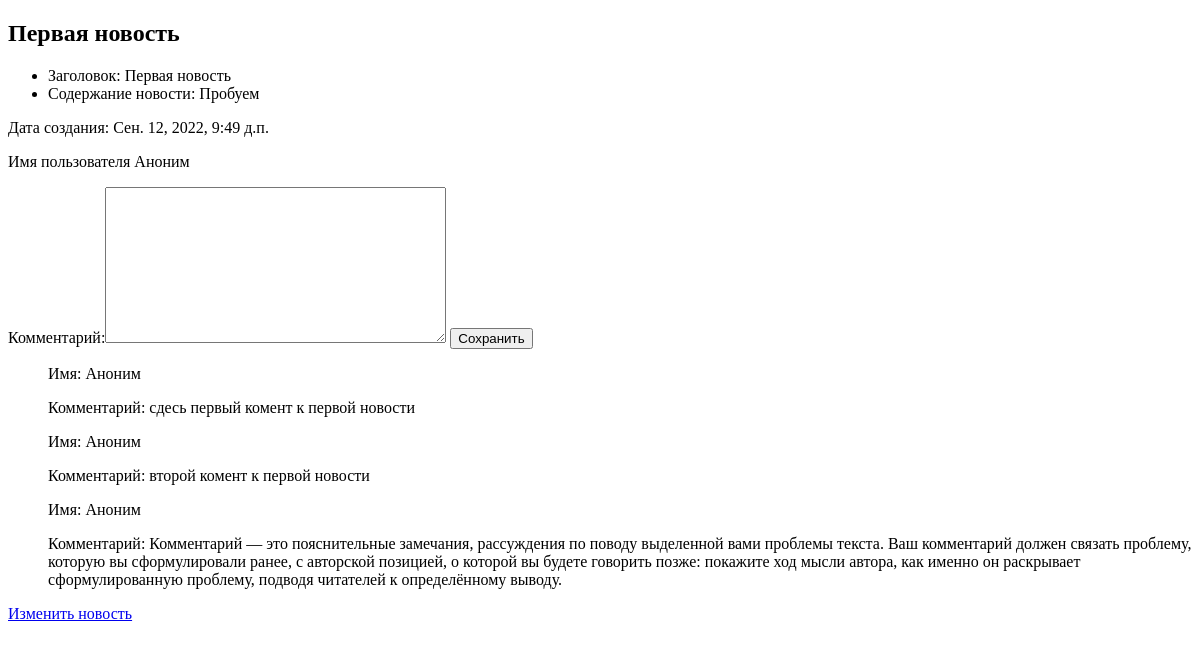
Before: /news_list/1 with the older database file.
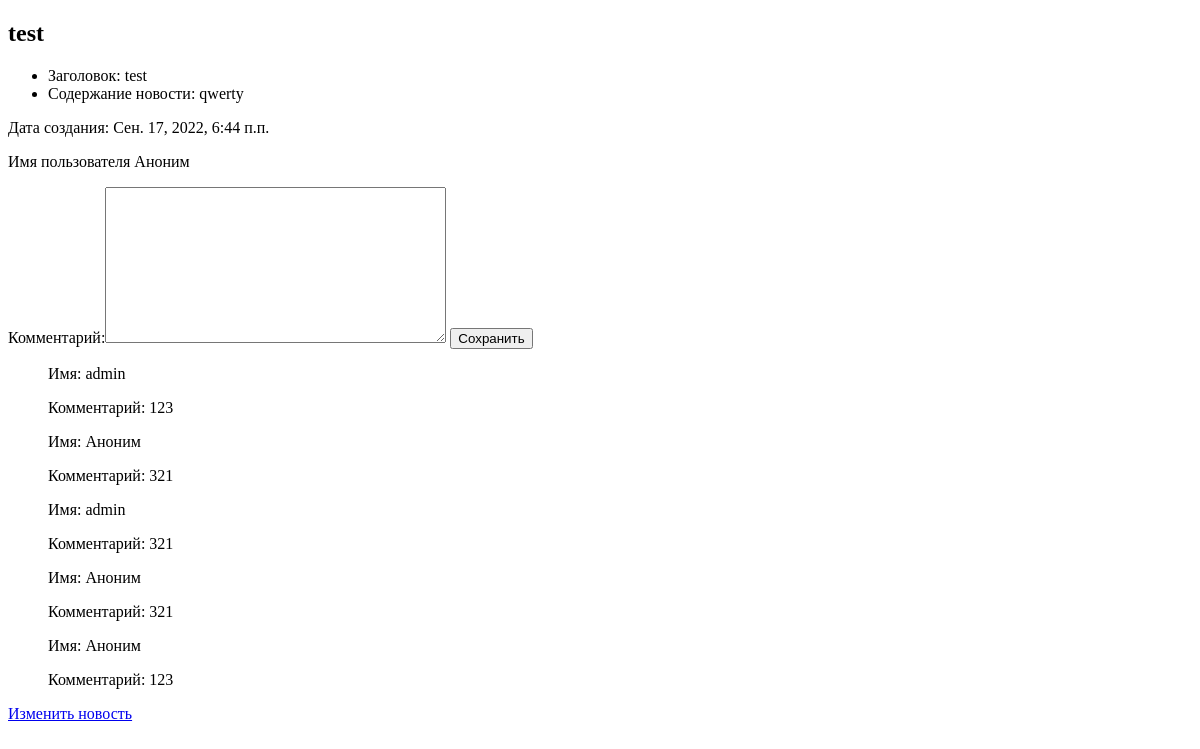
After: the same page with the newer database file.
### app_news/models.py (models this page shows, shortened)
class News(models.Model):
    objects = None
    name = models.CharField(max_length=50, verbose_name='Название')
    content = models.TextField(verbose_name='Контент')
    created_date = models.DateTimeField(auto_now_add=True, verbose_name='Дата создания')
    update = models.DateTimeField(auto_now=True, verbose_name='Дата изменения')
    active = models.BooleanField(default=None, verbose_name='Статус')
    moderate = models.BooleanField(default=False, verbose_name='Модерация')
    tag = models.CharField(max_length=50, verbose_name='Тэг', blank=True, null=True)
    class Meta:
        verbose_name = 'Новость'
        verbose_name_plural = 'Новость'
        permissions = (
            ('can_publish', 'Может публиковать'),
        )

class Comment(models.Model):
    objects = None
    name = models.CharField(max_length=50, verbose_name='Заголовок')
    email = models.EmailField(verbose_name='Эл.почта')
    body = models.TextField(verbose_name='Текст комментария')
    created = models.DateTimeField(auto_now_add=True, verbose_name='Дата создания')
    updated = models.DateTimeField(auto_now=True, verbose_name='Дата редактирования')
    active = models.BooleanField(default=True, verbose_name='Статус')
    news_com = models.ForeignKey('News', on_delete=models.CASCADE, default=None)
    users = models.ForeignKey(User, AnonymousUser, default=None, blank=True, null=True)
    anon_user = models.CharField(max_length=50, verbose_name='Имя анонима', blank=True, null=True)
    def get_description(self):
        return self.body[:15]
    get_description.short_description = 'Description'

### app_news/views.py (the view, shortened to what this page needs)
# urls.py: path('news_list/<int:pk>', NewsDetail.as_view(), name='news-detail'),
class NewsDetail(DetailView):
    model = News
    context_object_name = 'news'
    def get_context_data(self,  **kwargs):
        data = super().get_context_data(**kwargs)
        data['comment'] = Comment.objects.filter(news_com__pk=self.kwargs['pk'])
        data['form'] = CommentForm
        return data

### app_news/templates/app_news/news_detail.html (shortened to what this page needs)
<!DOCTYPE html>
<html lang="en">
<head>
</head>
<body>
<h2>{{object.name}}</h2>
<ul>
    <li>Заголовок: {{object.name}}</li>
    <li>Содержание новости: {{object.content}}</li>
</ul>
<p>Дата создания: {{object.created_date}}
</p>
<form action="" method="post">
    {%  if request.user.is_authenticated %}
    {{form.body}}
    {% else %}
            <p>Имя пользователя Аноним</p>
            Комментарий:{{form.body}}
    {% endif %}
        <input type="submit" value="Сохранить">
        </form>
<form>
     {% for com in comment %}
    {% if com.users == None %}
    <ul>Имя: Аноним</ul>
    <ul>Комментарий: {{com.body}}</ul>
    {% else %}
    <ul>Имя: {{com.users}}</ul>
    <ul>Комментарий: {{com.body}}</ul>
    {% endif %}
    {% endfor %}
</form>
<a href="{% url 'news_update' news.pk %}">Изменить новость</a>
</body>
</html>

Changed rows visible on the page:
removed Comment: body "сдесь первый комент к первой новости"
removed Comment: body "второй комент к первой новости"
removed Comment: body "Комментарий — это пояснительные замечания, рассуждения по поводу выделенной вами проблемы текста. Ваш комментарий должен связать проблему, которую вы сформулировали ранее, с авторской позицией, о которой вы будете говорить позже: покажите ход мысли автора, как именно он раскрывает сформулированную проблему, подводя читателей к определённому выводу."
changed News: name "Первая новость" → "test"; content "Пробуем" → "qwerty"; created_date "Сен. 12, 2022, 9:49 д.п." → "Сен. 17, 2022, 6:44 п.п."
added Comment: users "admin", body "123"
added Comment: body "321"
added Comment: users "admin", body "321"
added Comment: body "321"
added Comment: body "123"
